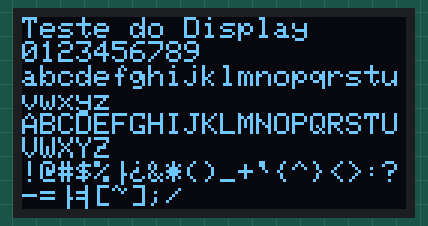
A sketch run on a simulated ESP32. Parts: 128×64 one-colour display.

Above: at 0.1 s.

The sketch:

oled_SIM7000.ino
```cpp
/*
 * Funcao: Uso do display OLED
 * Autor: Paulo Cesar Menegon de Castro
 * Data de criacao: 20.02.2024
 * Data de modificacao: 03.08.2024
 * Bibliotecas: https://github.com/adafruit/Adafruit_SSD1306
 *              https://github.com/adafruit/Adafruit-GFX-Library
 * Referencias: https://randomnerdtutorials.com/esp32-ssd1306-oled-display-arduino-ide/
 *
 */

// Bibliotecas
#include <Wire.h>              // Comunicacao I2C
#include <Adafruit_GFX.h>      // Controle do display OLED
#include <Adafruit_SSD1306.h>  // Controle do display OLED

// Constantes
#define SCREEN_WIDTH 128  // Largura do display em pixels
#define SCREEN_HEIGHT 64  // Altura do display em pixels

// Display SSD1306 display conectado ao I2C (SDA, SCL pins)
Adafruit_SSD1306 display(SCREEN_WIDTH, SCREEN_HEIGHT, &Wire, -1);

void setup() {
  Serial.begin(115200);
  if (!display.begin(SSD1306_SWITCHCAPVCC, 0x3C)) { // Endereco I2C do display = 0x3C
    Serial.println("Falha alocacao SSD1306");
    for (;;)
      ;
  }
  display.clearDisplay();       // Limpa o display
  display.setTextSize(1);       // Tamanho do caracter
  display.setTextColor(WHITE);  // Cor do caracter
  display.println("Teste do Display");
  display.println("0123456789");
  display.println("abcdefghijklmnopqrstuvwxyz");
  display.println("ABCDEFGHIJKLMNOPQRSTUVWXYZ");
  display.println("!@#$%¨&*()_+`{^}<>:?-=´[~];/");
  display.display();
}

void loop() {
}
```
